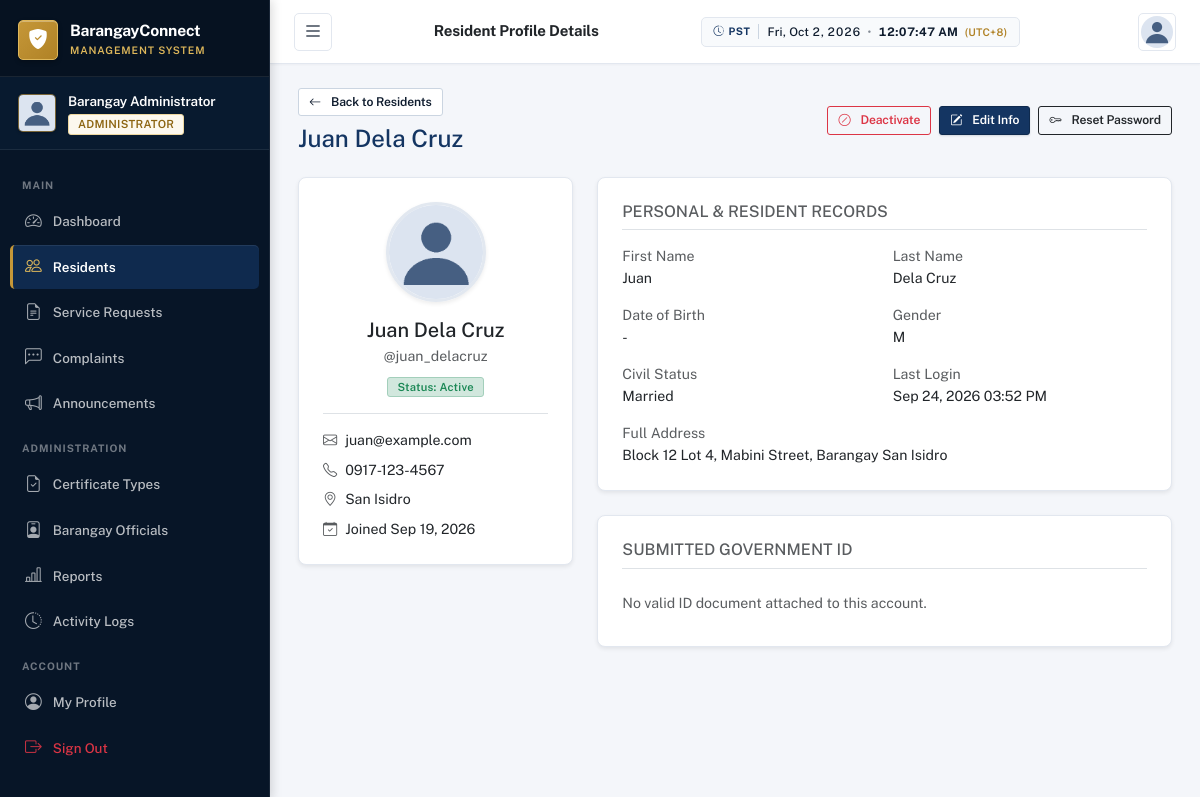
Page /accounts/admin/residents/2/ (signed in) on the committed database.
### accounts/models.py (models this page shows, shortened)
class CustomUser(AbstractUser):
    ROLE_CHOICES = [
        ('admin', 'Administrator'),
        ('resident', 'Resident'),
    ]
    GENDER_CHOICES = [
        ('male', 'Male'),
        ('female', 'Female'),
        ('other', 'Other'),
    ]
    CIVIL_STATUS_CHOICES = [
        ('single', 'Single'),
        ('married', 'Married'),
        ('widowed', 'Widowed'),
        ('separated', 'Separated'),
        ('divorced', 'Divorced'),
    ]
    ACCOUNT_STATUS_CHOICES = [
        ('pending', 'Pending'),
        ('active', 'Active'),
        ('inactive', 'Inactive'),
        ('rejected', 'Rejected'),
    ]
    role = models.CharField(max_length=10, choices=ROLE_CHOICES, default='resident')
    account_status = models.CharField(max_length=10, choices=ACCOUNT_STATUS_CHOICES, default='pending')
    profile_picture = models.ImageField(upload_to='profile_pictures/', null=True, blank=True)
    phone = models.CharField(max_length=20, blank=True)
    date_of_birth = models.DateField(null=True, blank=True)
    gender = models.CharField(max_length=10, choices=GENDER_CHOICES, blank=True)
    civil_status = models.CharField(max_length=15, choices=CIVIL_STATUS_CHOICES, blank=True)
    address = models.TextField(blank=True)
    barangay = models.CharField(max_length=100, blank=True, default='Barangay San Jose')
    valid_id = models.FileField(upload_to='valid_ids/', null=True, blank=True)
    created_at = models.DateTimeField(auto_now_add=True)
    updated_at = models.DateTimeField(auto_now=True)
    def is_admin(self):
        return self.role == 'admin'
    @property
    def profile_picture_url(self):
        if self.profile_picture:
            return self.profile_picture.url
        return '/static/images/default_avatar.png'

### accounts/views.py (the view)
# urls.py: path('admin/residents/<int:pk>/', views.admin_resident_detail, name='admin_resident_detail'),
@admin_required
def admin_resident_detail(request, pk):
    resident = get_object_or_404(CustomUser, pk=pk, role='resident')
    return render(request, 'accounts/admin/resident_detail.html', {'resident': resident})

### accounts/views.py (called while the page is built)
def admin_required(view_func):
    from functools import wraps
    @wraps(view_func)
    def wrapper(request, *args, **kwargs):
        if not request.user.is_authenticated:
            return redirect('accounts:login')
        if not request.user.is_admin():
            return render(request, 'errors/403.html', status=403)
        return view_func(request, *args, **kwargs)
    return wrapper

### notifications/context_processors.py (called while the page is built)
def notifications_processor(request):
    if request.user.is_authenticated:
        unread_count = Notification.objects.filter(recipient=request.user, is_read=False).count()
        recent_notifications = Notification.objects.filter(recipient=request.user).order_by('-created_at')[:5]
        return {
            'unread_notifications_count': unread_count,
            'recent_notifications': recent_notifications,
        }
    return {'unread_notifications_count': 0, 'recent_notifications': []}

### templates/accounts/admin/resident_detail.html (shortened to what this page needs)
<!DOCTYPE html>
<html lang="en">
<head>
    {% load static %}
    <link href="https://cdn.jsdelivr.net/npm/bootstrap@5.3.2/dist/css/bootstrap.min.css" rel="stylesheet">
    <link href="https://cdn.jsdelivr.net/npm/bootstrap-icons@1.11.3/font/bootstrap-icons.min.css" rel="stylesheet">
    <link href="{% static 'css/style.css' %}" rel="stylesheet">
</head>
<body>
    <div class="toast-container position-fixed top-0 end-0 p-3" style="z-index: 1100;">
    </div>
    <nav id="sidebar" class="sidebar">
        <div class="sidebar-header">
            <div class="brand-logo">
                <div class="logo-icon"><i class="bi bi-shield-fill-check"></i></div>
                <div class="brand-text">
                    <span class="brand-name">BarangayConnect</span>
                    <span class="brand-sub">Management System</span>
                </div>
            </div>
        </div>
        <div class="sidebar-user">
            <img src="{{ user.profile_picture_url }}" alt="Profile" class="sidebar-avatar">
            <div class="sidebar-user-info">
                <span class="sidebar-user-name">{{ user.get_full_name|default:user.username }}</span>
                <span class="sidebar-user-role badge badge-admin">Administrator</span>
            </div>
        </div>
        <div class="sidebar-nav">
            <div class="nav-section-label">Main</div>
            <a href="{% url 'dashboard:admin_dashboard' %}" class="nav-link"><i class="bi bi-speedometer2"></i><span>Dashboard</span></a>
            <a href="{% url 'accounts:admin_residents_list' %}" class="nav-link active"><i class="bi bi-people"></i><span>Residents</span></a>
            <a href="{% url 'certificates:admin_request_list' %}" class="nav-link"><i class="bi bi-file-earmark-text"></i><span>Service Requests</span></a>
            <a href="{% url 'complaints:admin_complaint_list' %}" class="nav-link"><i class="bi bi-chat-left-dots"></i><span>Complaints</span></a>
            <a href="{% url 'announcements:admin_list' %}" class="nav-link"><i class="bi bi-megaphone"></i><span>Announcements</span></a>
            <div class="nav-section-label">Administration</div>
            <a href="{% url 'certificates:admin_type_list' %}" class="nav-link"><i class="bi bi-file-earmark-check"></i><span>Certificate Types</span></a>
            <a href="{% url 'accounts:admin_officials_list' %}" class="nav-link"><i class="bi bi-person-badge"></i><span>Barangay Officials</span></a>
            <a href="{% url 'reports:dashboard' %}" class="nav-link"><i class="bi bi-bar-chart-line"></i><span>Reports</span></a>
            <a href="{% url 'audit:log_list' %}" class="nav-link"><i class="bi bi-clock-history"></i><span>Activity Logs</span></a>
            <div class="nav-section-label">Account</div>
            <a href="{% url 'accounts:profile' %}" class="nav-link"><i class="bi bi-person-circle"></i><span>My Profile</span></a>
            <a href="{% url 'accounts:logout' %}" class="nav-link text-danger"><i class="bi bi-box-arrow-right"></i><span>Sign Out</span></a>
        </div>
    </nav>
    <header class="topbar">
        <button class="btn btn-icon sidebar-toggle" id="sidebarToggle" aria-label="Toggle Sidebar"><i class="bi bi-list fs-5"></i></button>
        <div class="topbar-title"><h6 class="mb-0 fw-600 text-dark">Resident Profile Details</h6></div>
        <div class="topbar-actions">
            <div class="dropdown">
                <button class="btn btn-icon" data-bs-toggle="dropdown"><img src="{{ user.profile_picture_url }}" class="rounded-circle" style="width: 32px; height: 32px; object-fit: cover;"></button>
            </div>
        </div>
    </header>
    <main class="main-content">
        <div class="d-flex flex-wrap justify-content-between align-items-center gap-3 mb-4">
            <div>
                <a href="{% url 'accounts:admin_residents_list' %}" class="btn btn-outline-secondary btn-sm mb-2">
                    <i class="bi bi-arrow-left me-1"></i>Back to Residents
                </a>
                <h4 class="fw-700 mb-0" style="color: var(--primary);">{{ resident.get_full_name|default:resident.username }}</h4>
            </div>
            <div class="d-flex flex-wrap gap-2">
                {% if resident.account_status == 'pending' %}
                <a href="{% url 'accounts:admin_approve_resident' resident.pk %}" class="btn btn-success btn-sm">
                    <i class="bi bi-check-circle me-1"></i>Approve Account
                </a>
                <a href="{% url 'accounts:admin_reject_resident' resident.pk %}" class="btn btn-danger btn-sm" onclick="return confirm('Reject this resident registration?');">
                    <i class="bi bi-x-circle me-1"></i>Reject
                </a>
                {% elif resident.account_status == 'active' %}
                <a href="{% url 'accounts:admin_deactivate_resident' resident.pk %}" class="btn btn-outline-danger btn-sm" onclick="return confirm('Deactivate this resident?');">
                    <i class="bi bi-slash-circle me-1"></i>Deactivate
                </a>
                {% elif resident.account_status == 'inactive' %}
                <a href="{% url 'accounts:admin_activate_resident' resident.pk %}" class="btn btn-outline-success btn-sm">
                    <i class="bi bi-check-circle me-1"></i>Activate
                </a>
                {% endif %}
                <a href="{% url 'accounts:admin_resident_edit' resident.pk %}" class="btn btn-primary btn-sm">
                    <i class="bi bi-pencil-square me-1"></i>Edit Info
                </a>
                <a href="{% url 'accounts:admin_reset_password' resident.pk %}" class="btn btn-outline-dark btn-sm">
                    <i class="bi bi-key me-1"></i>Reset Password
                </a>
            </div>
        </div>
        <div class="row g-4">
            <div class="col-lg-4">
                <div class="card border-0 shadow-sm rounded-3 text-center p-4">
                    <div class="mb-3">
                        <img src="{{ resident.profile_picture_url }}" alt="" class="rounded-circle shadow-sm" style="width: 100px; height: 100px; object-fit: cover; border: 3px solid #e2e8f0;">
                    </div>
                    <h5 class="fw-700 mb-1 text-dark">{{ resident.get_full_name|default:resident.username }}</h5>
                    <p class="text-muted fs-xs mb-2">@{{ resident.username }}</p>
                    <div class="mb-3">
                        <span class="badge bg-{% if resident.account_status == 'active' %}success-subtle text-success border border-success-subtle{% elif resident.account_status == 'pending' %}warning-subtle text-warning border border-warning-subtle{% else %}danger-subtle text-danger border border-danger-subtle{% endif %}">
                            Status: {{ resident.get_account_status_display }}
                        </span>
                    </div>
                    <div class="text-start fs-sm border-top pt-3">
                        <div class="mb-2"><i class="bi bi-envelope text-muted me-2"></i>{{ resident.email|default:"None" }}</div>
                        <div class="mb-2"><i class="bi bi-telephone text-muted me-2"></i>{{ resident.phone|default:"None" }}</div>
                        <div class="mb-2"><i class="bi bi-geo-alt text-muted me-2"></i>{{ resident.barangay|default:"Barangay" }}</div>
                        <div class="mb-0"><i class="bi bi-calendar-check text-muted me-2"></i>Joined {{ resident.created_at|date:"M d, Y" }}</div>
                    </div>
                </div>
            </div>
            <div class="col-lg-8">
                <div class="card border-0 shadow-sm rounded-3 p-4 mb-4">
                    <h6 class="fw-700 text-uppercase text-muted fs-xs border-bottom pb-2 mb-3">Personal & Resident Records</h6>
                    <div class="row g-3 fs-sm">
                        <div class="col-sm-6">
                            <span class="text-muted d-block fs-xs">First Name</span>
                            <span class="fw-600">{{ resident.first_name|default:"-" }}</span>
                        </div>
                        <div class="col-sm-6">
                            <span class="text-muted d-block fs-xs">Last Name</span>
                            <span class="fw-600">{{ resident.last_name|default:"-" }}</span>
                        </div>
                        <div class="col-sm-6">
                            <span class="text-muted d-block fs-xs">Date of Birth</span>
                            <span class="fw-600">{{ resident.date_of_birth|default:"-" }}</span>
                        </div>
                        <div class="col-sm-6">
                            <span class="text-muted d-block fs-xs">Gender</span>
                            <span class="fw-600">{{ resident.get_gender_display|default:"-" }}</span>
                        </div>
                        <div class="col-sm-6">
                            <span class="text-muted d-block fs-xs">Civil Status</span>
                            <span class="fw-600">{{ resident.get_civil_status_display|default:"-" }}</span>
                        </div>
                        <div class="col-sm-6">
                            <span class="text-muted d-block fs-xs">Last Login</span>
                            <span class="fw-600">{{ resident.last_login|date:"M d, Y h:i A"|default:"Never logged in" }}</span>
                        </div>
                        <div class="col-12">
                            <span class="text-muted d-block fs-xs">Full Address</span>
                            <span class="fw-600">{{ resident.address|default:"-" }}</span>
                        </div>
                    </div>
                </div>
                <div class="card border-0 shadow-sm rounded-3 p-4">
                    <h6 class="fw-700 text-uppercase text-muted fs-xs border-bottom pb-2 mb-3">Submitted Government ID</h6>
                    {% if resident.valid_id %}
                    <div>
                        <p class="fs-xs text-muted mb-3">Review the official ID document provided by the resident for identity verification.</p>
                        <a href="{{ resident.valid_id.url }}" target="_blank" class="btn btn-outline-primary btn-sm">
                            <i class="bi bi-box-arrow-up-right me-1"></i>Open Full Resolution Document
                        </a>
                    </div>
                    {% else %}
                    <div class="text-muted fs-sm py-2">No valid ID document attached to this account.</div>
                    {% endif %}
                </div>
            </div>
        </div>
    </main>
</body>
</html>

### rows in the picture
CustomUser: get_full_name "Barangay Administrator"
CustomUser: get_full_name "Juan Dela Cruz", username "juan_delacruz", account_status "Active", email "juan@example.com", phone "0917-123-4567", barangay "San Isidro", created_at "Sep 19, 2026", first_name "Juan", last_name "Dela Cruz", date_of_birth "-", gender "M", civil_status "Married", last_login "Sep 24, 2026 03:52 PM", address "Block 12 Lot 4, Mabini Street, Barangay San Isidro"
